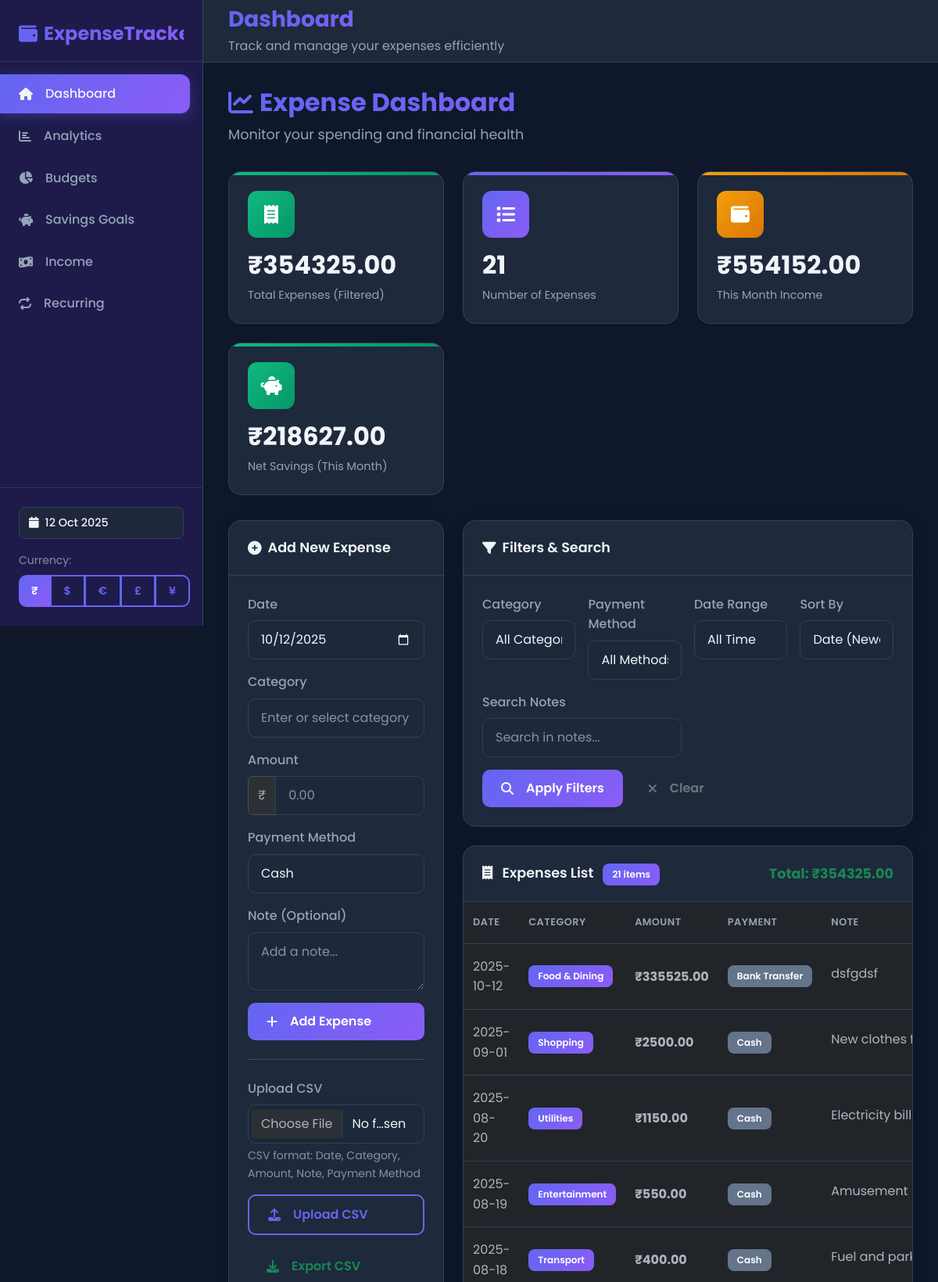
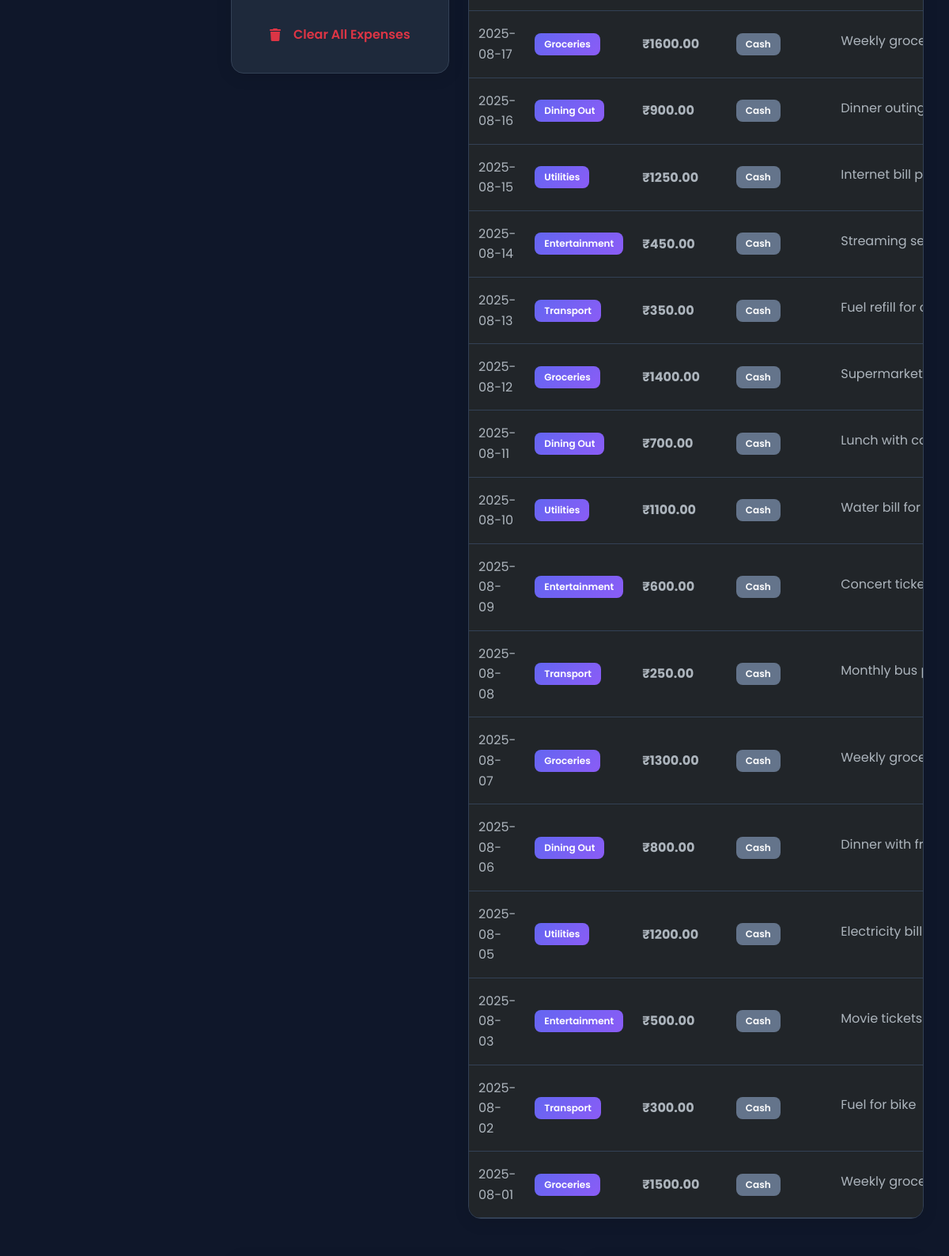
The page / (upper part) on the database its author committed (2 pictures, top to bottom).
### models.py (models this page shows, shortened)
class Expense(db.Model):
    __tablename__ = 'expense'
    id = db.Column(db.Integer, primary_key=True)
    date = db.Column(db.Date, nullable=False, index=True)
    category = db.Column(db.String(50), nullable=False, index=True)
    amount = db.Column(Numeric(precision=10, scale=2), nullable=False)
    note = db.Column(db.String(200))
    created_at = db.Column(db.DateTime, default=datetime.utcnow)
    payment_method = db.Column(db.String(20), default='cash', index=True)

### app.py (the view, shortened to what this page needs)
@app.route("/", methods=["GET", "POST"])
def index():
    category_filter = request.args.get("category_filter", "")
    date_filter = request.args.get("date_filter", "")
    start_date = request.args.get("start_date", "")
    end_date = request.args.get("end_date", "")
    sort_by = request.args.get("sort_by", "date_desc")
    search_query = request.args.get("search_query", "")
    payment_filter = request.args.get("payment_filter", "")
    expenses = Expense.query
    today = datetime.now().date()
    if date_filter == "last_7_days":
        seven_days_ago = today - timedelta(days=7)
        expenses = expenses.filter(Expense.date >= seven_days_ago)
    elif date_filter == "last_30_days":
        thirty_days_ago = today - timedelta(days=30)
        expenses = expenses.filter(Expense.date >= thirty_days_ago)
    elif date_filter == "this_month":
        first_day_of_month = today.replace(day=1)
        expenses = expenses.filter(Expense.date >= first_day_of_month)
    elif date_filter == "last_month":
        first_day_this_month = today.replace(day=1)
        last_day_last_month = first_day_this_month - timedelta(days=1)
        first_day_last_month = last_day_last_month.replace(day=1)
        expenses = expenses.filter(Expense.date >= first_day_last_month, Expense.date <= last_day_last_month)
    if category_filter:
        expenses = expenses.filter(Expense.category == category_filter)
    if payment_filter:
        expenses = expenses.filter(Expense.payment_method == payment_filter)
    if search_query:
        expenses = expenses.filter(Expense.note.ilike(f"%{search_query}%"))
    if sort_by == "date_desc":
        expenses = expenses.order_by(Expense.date.desc())
    elif sort_by == "date_asc":
        expenses = expenses.order_by(Expense.date.asc())
    elif sort_by == "amount_desc":
        expenses = expenses.order_by(Expense.amount.desc())
    elif sort_by == "amount_asc":
        expenses = expenses.order_by(Expense.amount.asc())
    elif sort_by == "category":
        expenses = expenses.order_by(Expense.category.asc())
    expenses = expenses.all()
    total = sum(float(e.amount) for e in expenses)
    all_expenses = Expense.query.all()
    categories = sorted(set(e.category for e in all_expenses))
    category_totals = defaultdict(float)
    payment_totals = defaultdict(float)
    for e in expenses:
        category_totals[e.category] += float(e.amount)
        payment_totals[e.payment_method] += float(e.amount)
    top_categories = sorted(category_totals.items(), key=lambda x: x[1], reverse=True)[:5]
    monthly_data = []
    monthly_labels = []
    monthly_totals = []
    for i in range(5, -1, -1):
        calc_month = today.month - i
        calc_year = today.year
        while calc_month <= 0:
            calc_month += 12
            calc_year -= 1
        start, end = get_month_range(calc_year, calc_month)
        month_total = db.session.query(db.func.sum(Expense.amount)).filter(
            Expense.date >= start,
            Expense.date <= end
        ).scalar() or 0
        month_name = start.strftime('%b %Y')
        monthly_data.append({
            'month': month_name,
            'total': float(month_total)
        })
        monthly_labels.append(month_name)
        monthly_totals.append(float(month_total))
    first_day_of_month = today.replace(day=1)
    month_income = db.session.query(db.func.sum(Income.amount)).filter(
        Income.date >= first_day_of_month
    ).scalar() or 0
    month_expenses_total = db.session.query(db.func.sum(Expense.amount)).filter(
        Expense.date >= first_day_of_month
    ).scalar() or 0
    net_savings = float(month_income) - float(month_expenses_total)
    return render_template(
        "index.html",
        expenses=expenses,
        categories=categories,
        category_filter=category_filter,
        date_filter=date_filter,
        start_date=start_date,
        end_date=end_date,
        sort_by=sort_by,
        search_query=search_query,
        payment_filter=payment_filter,
        total=total,
        top_categories=top_categories,
        monthly_data=monthly_data,
        monthly_labels=monthly_labels,
        monthly_totals=monthly_totals,
        expense_count=len(expenses),
        payment_totals=payment_totals,
        month_income=float(month_income),
        net_savings=net_savings
    )

### templates/index.html (shortened to what this page needs)
{% extends "base.html" %}
{% block page_title %}Dashboard{% endblock %}
{% block page_subtitle %}Track and manage your expenses efficiently{% endblock %}
{% block content %}
<div class="dashboard-header">
    <h1 class="main-heading">
        <i class="fas fa-chart-line"></i>
        Expense Dashboard
    </h1>
    <p class="sub-heading">Monitor your spending and financial health</p>
</div>
<div class="stat-grid">
    <div class="stat-card success">
        <div class="stat-icon">
            <i class="fas fa-receipt"></i>
        </div>
        <div class="stat-content">
            <h3>{{ currency }}{{ "%.2f"|format(total) }}</h3>
            <p>Total Expenses (Filtered)</p>
        </div>
    </div>
    <div class="stat-card info">
        <div class="stat-icon">
            <i class="fas fa-list"></i>
        </div>
        <div class="stat-content">
            <h3>{{ expense_count }}</h3>
            <p>Number of Expenses</p>
        </div>
    </div>
    <div class="stat-card warning">
        <div class="stat-icon">
            <i class="fas fa-wallet"></i>
        </div>
        <div class="stat-content">
            <h3>{{ currency }}{{ "%.2f"|format(month_income) }}</h3>
            <p>This Month Income</p>
        </div>
    </div>
    <div class="stat-card {% if net_savings >= 0 %}success{% else %}danger{% endif %}">
        <div class="stat-icon">
            <i class="fas fa-piggy-bank"></i>
        </div>
        <div class="stat-content">
            <h3>{{ currency }}{{ "%.2f"|format(net_savings) }}</h3>
            <p>Net Savings (This Month)</p>
        </div>
    </div>
</div>
<div class="row">
    <div class="col-lg-4">
        <div class="card fade-in">
            <div class="card-header">
                <i class="fas fa-plus-circle"></i>
                Add New Expense
            </div>
            <div class="card-body">
                <form method="POST" action="{{ url_for('index') }}">
                    <div class="mb-3">
                        <label for="date" class="form-label">Date</label>
                        <input type="date" class="form-control" id="date" name="date" value="{{ datetime.now().strftime('%Y-%m-%d') }}" required>
                    </div>
                    <div class="mb-3">
                        <label for="category" class="form-label">Category</label>
                        <input type="text" class="form-control" id="category" name="category" list="categoryList" placeholder="Enter or select category" required>
                    </div>
                    <div class="mb-3">
                        <label for="amount" class="form-label">Amount</label>
                        <div class="input-group">
                            <span class="input-group-text">{{ currency }}</span>
                            <input type="number" class="form-control" id="amount" name="amount" step="0.01" min="0.01" placeholder="0.00" required>
                        </div>
                    </div>
                    <div class="mb-3">
                        <label for="payment_method" class="form-label">Payment Method</label>
                        <select class="form-select" id="payment_method" name="payment_method">
                            <option value="cash">Cash</option>
                        </select>
                    </div>
                    <div class="mb-3">
                        <label for="note" class="form-label">Note (Optional)</label>
                        <textarea class="form-control" id="note" name="note" rows="2" placeholder="Add a note..."></textarea>
                    </div>
                    <button type="submit" class="btn btn-primary w-100">
                        <i class="fas fa-plus me-2"></i>Add Expense
                    </button>
                </form>
                <hr class="my-4">
                <form method="POST" action="{{ url_for('upload_csv') }}" enctype="multipart/form-data" class="mb-3">
                    <div class="mb-3">
                        <label for="file" class="form-label">Upload CSV</label>
                        <input type="file" class="form-control" id="file" name="file" accept=".csv">
                        <div class="form-text">CSV format: Date, Category, Amount, Note, Payment Method</div>
                    </div>
                    <button type="submit" class="btn btn-outline-primary w-100">
                        <i class="fas fa-upload me-2"></i>Upload CSV
                    </button>
                </form>
                <a href="{{ url_for('export_csv', category_filter=category_filter, date_filter=date_filter, start_date=start_date, end_date=end_date, search_query=search_query, payment_filter=payment_filter) }}"
                   class="btn btn-outline-success w-100 mb-3">
                    <i class="fas fa-download me-2"></i>Export CSV
                </a>
                <form method="POST" action="{{ url_for('clear_all') }}" onsubmit="return confirm('Are you sure you want to delete ALL expenses? This action cannot be undone.');">
                    <button type="submit" class="btn btn-outline-danger w-100">
                        <i class="fas fa-trash me-2"></i>Clear All Expenses
                    </button>
                </form>
            </div>
        </div>
    </div>
    <div class="col-lg-8">
        <div class="card mb-4 fade-in">
            <div class="card-header">
                <i class="fas fa-filter"></i>
                Filters & Search
            </div>
            <div class="card-body">
                <form method="GET" action="{{ url_for('index') }}">
                    <div class="row g-3">
                        <div class="col-md-3">
                            <label class="form-label">Category</label>
                            <select class="form-select" name="category_filter">
                                <option value="">All Categories</option>
                            </select>
                        </div>
                        <div class="col-md-3">
                            <label class="form-label">Payment Method</label>
                            <select class="form-select" name="payment_filter">
                                <option value="">All Methods</option>
                            </select>
                        </div>
                        <div class="col-md-3">
                            <label class="form-label">Date Range</label>
                            <select class="form-select" name="date_filter" id="date_filter">
                                <option value="">All Time</option>
                            </select>
                        </div>
                        <div class="col-md-3">
                            <label class="form-label">Sort By</label>
                            <select class="form-select" name="sort_by">
                                <option value="date_desc" {% if sort_by == 'date_desc' %}selected{% endif %}>Date (Newest)</option>
                            </select>
                        </div>
                        <div class="col-md-6">
                            <label class="form-label">Search Notes</label>
                            <input type="text" class="form-control" name="search_query" value="{{ search_query }}" placeholder="Search in notes...">
                        </div>
                        <div class="col-12">
                            <div class="d-flex gap-2">
                                <button type="submit" class="btn btn-primary">
                                    <i class="fas fa-search me-2"></i>Apply Filters
                                </button>
                                <a href="{{ url_for('index') }}" class="btn btn-outline-secondary">
                                    <i class="fas fa-times me-2"></i>Clear
                                </a>
                            </div>
                        </div>
                    </div>
                </form>
            </div>
        </div>
        <div class="card fade-in">
            <div class="card-header d-flex justify-content-between align-items-center">
                <div>
                    <i class="fas fa-receipt me-2"></i>
                    Expenses List
                    <span class="badge bg-primary ms-2">{{ expenses|length }} items</span>
                </div>
                <div class="text-success fw-bold">
                    Total: {{ currency }}{{ "%.2f"|format(total) }}
                </div>
            </div>
            <div class="card-body p-0">
                {% if expenses %}
                <div class="table-responsive">
                    <table class="table table-hover mb-0">
                        <thead>
                            <tr>
                                <th>Date</th>
                                <th>Category</th>
                                <th>Amount</th>
                                <th>Payment</th>
                                <th>Note</th>
                            </tr>
                        </thead>
                        <tbody>
                            {% for expense in expenses %}
                            <tr>
                                <td>{{ expense.date.strftime('%Y-%m-%d') }}</td>
                                <td>
                                    <span class="badge bg-info">{{ expense.category }}</span>
                                </td>
                                <td class="fw-bold">{{ currency }}{{ "%.2f"|format(expense.amount) }}</td>
                                <td>
                                    <span class="badge bg-secondary">{{ expense.payment_method|replace('_', ' ')|title }}</span>
                                </td>
                                <td>
                                    {% if expense.note %}
                                        <span class="text-truncate d-inline-block" style="max-width: 150px;" title="{{ expense.note }}">
                                            {{ expense.note }}
                                        </span>
                                    {% else %}
                                        <span class="text-muted">-</span>
                                    {% endif %}
                                </td>
                            </tr>
                            {% endfor %}
                        </tbody>
                    </table>
                </div>
                {% else %}
                <div class="text-center py-5">
                    <i class="fas fa-receipt fa-3x text-muted mb-3"></i>
                    <h5 class="text-muted">No expenses found</h5>
                    <p class="text-muted">Try adjusting your filters or add some expenses to get started.</p>
                </div>
                {% endif %}
            </div>
        </div>
    </div>
</div>
{% endblock %}

### rows shown on the page
Expense: date "2025-10-12", category "Food & Dining", currency "₹", amount "335525.00", payment_method "Bank Transfer", note "dsfgdsf"
Expense: date "2025-09-01", category "Shopping", currency "₹", amount "2500.00", payment_method "Cash", note "New clothes for f…"
Expense: date "2025-08-20", category "Utilities", currency "₹", amount "1150.00", payment_method "Cash", note "Electricity bill for…"
Expense: date "2025-08-19", category "Entertainment", currency "₹", amount "550.00", payment_method "Cash", note "Amusement park…"
Expense: date "2025-08-18", category "Transport", currency "₹", amount "400.00", payment_method "Cash", note "Fuel and parking…"
Expense: date "2025-08-17", category "Groceries", currency "₹", amount "1600.00", payment_method "Cash", note "Weekly grocery r…"
Expense: date "2025-08-16", category "Dining Out", currency "₹", amount "900.00", payment_method "Cash", note "Dinner outing wit…"
Expense: date "2025-08-15", category "Utilities", currency "₹", amount "1250.00", payment_method "Cash", note "Internet bill paym…"
Expense: date "2025-08-14", category "Entertainment", currency "₹", amount "450.00", payment_method "Cash", note "Streaming servic…"
Expense: date "2025-08-13", category "Transport", currency "₹", amount "350.00", payment_method "Cash", note "Fuel refill for…"
Expense: date "2025-08-12", category "Groceries", currency "₹", amount "1400.00", payment_method "Cash", note "Supermarket sho…"
Expense: date "2025-08-11", category "Dining Out", currency "₹", amount "700.00", payment_method "Cash", note "Lunch with collea…"
Expense: date "2025-08-10", category "Utilities", currency "₹", amount "1100.00", payment_method "Cash", note "Water bill for Aug…"
Expense: date "2025-08-09", category "Entertainment", currency "₹", amount "600.00", payment_method "Cash", note "Concert tickets fo…"
Expense: date "2025-08-08", category "Transport", currency "₹", amount "250.00", payment_method "Cash", note "Monthly bus…"
Expense: date "2025-08-07", category "Groceries", currency "₹", amount "1300.00", payment_method "Cash", note "Weekly groceries…"
Expense: date "2025-08-06", category "Dining Out", currency "₹", amount "800.00", payment_method "Cash", note "Dinner with friend…"
Expense: date "2025-08-05", category "Utilities", currency "₹", amount "1200.00", payment_method "Cash", note "Electricity bill pay…"
Expense: date "2025-08-03", category "Entertainment", currency "₹", amount "500.00", payment_method "Cash", note "Movie tickets and…"
Expense: date "2025-08-02", category "Transport", currency "₹", amount "300.00", payment_method "Cash", note "Fuel for bike"
Expense: date "2025-08-01", category "Groceries", currency "₹", amount "1500.00", payment_method "Cash", note "Weekly grocery s…"

### other values the page prints
{{ curr }} "₹" "$" "€" "£" "¥"
{{ currency }} "₹"
{{ "%.2f"|format(total) }} "354325.00"
{{ expense_count }} "21"
{{ "%.2f"|format(month_income) }} "554152.00"
{{ "%.2f"|format(net_savings) }} "218627.00"
{{ expenses|length }} "21"
